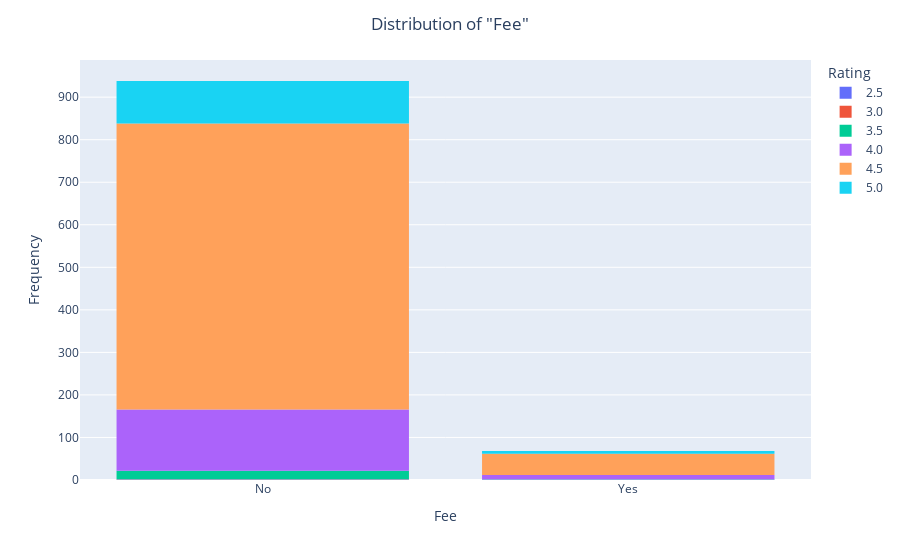

Here is the notebook cell this chart was saved with:
### Code cell
data = pd.DataFrame(museums.merge(traveler_type, on='Museum_id'), columns=['Fee', 'Rating', 'State'])

fig = px.histogram(data.sort_values('Rating'), x="Fee", color="Rating")


fig.update_layout(
    title='Distribution of "Fee"',
    xaxis_title='Fee',
    yaxis_title='Frequency',
    showlegend=True,
    title_x = 0.5)

fig.show()

### Figure 1 — Plotly figure (JSON) as saved in the notebook; plotly's stock layout.template omitted (floating-point values rounded to 4 significant figures; data arrays with more than 128 entries replaced by an {"elided": "..."} marker saying what was removed)
{"data": [{"alignmentgroup": "True", "bingroup": "x", "hovertemplate": "Rating=2.5<br>Fee=%{x}<br>count=%{y}<extra></extra>", "legendgroup": "2.5", "marker": {"color": "#636efa", "pattern": {"shape": ""}}, "name": "2.5", "offsetgroup": "2.5", "orientation": "v", "showlegend": true, "type": "histogram", "x": ["No"], "xaxis": "x", "yaxis": "y"}, {"alignmentgroup": "True", "bingroup": "x", "hovertemplate": "Rating=3.0<br>Fee=%{x}<br>count=%{y}<extra></extra>", "legendgroup": "3.0", "marker": {"color": "#EF553B", "pattern": {"shape": ""}}, "name": "3.0", "offsetgroup": "3.0", "orientation": "v", "showlegend": true, "type": "histogram", "x": ["No"], "xaxis": "x", "yaxis": "y"}, {"alignmentgroup": "True", "bingroup": "x", "hovertemplate": "Rating=3.5<br>Fee=%{x}<br>count=%{y}<extra></extra>", "legendgroup": "3.5", "marker": {"color": "#00cc96", "pattern": {"shape": ""}}, "name": "3.5", "offsetgroup": "3.5", "orientation": "v", "showlegend": true, "type": "histogram", "x": ["No", "No", "No", "No", "No", "No", "No", "No", "No", "No", "Yes", "No", "No", "No", "No", "No", "No", "No", "No", "No", "No"], "xaxis": "x", "yaxis": "y"}, {"alignmentgroup": "True", "bingroup": "x", "hovertemplate": "Rating=4.0<br>Fee=%{x}<br>count=%{y}<extra></extra>", "legendgroup": "4.0", "marker": {"color": "#ab63fa", "pattern": {"shape": ""}}, "name": "4.0", "offsetgroup": "4.0", "orientation": "v", "showlegend": true, "type": "histogram", "x": {"elided": "155 str values"}, "xaxis": "x", "yaxis": "y"}, {"alignmentgroup": "True", "bingroup": "x", "hovertemplate": "Rating=4.5<br>Fee=%{x}<br>count=%{y}<extra></extra>", "legendgroup": "4.5", "marker": {"color": "#FFA15A", "pattern": {"shape": ""}}, "name": "4.5", "offsetgroup": "4.5", "orientation": "v", "showlegend": true, "type": "histogram", "x": {"elided": "722 str values"}, "xaxis": "x", "yaxis": "y"}, {"alignmentgroup": "True", "bingroup": "x", "hovertemplate": "Rating=5.0<br>Fee=%{x}<br>count=%{y}<extra></extra>", "legendgroup": "5.0", "marker": {"color": "#19d3f3", "pattern": {"shape": ""}}, "name": "5.0", "offsetgroup": "5.0", "orientation": "v", "showlegend": true, "type": "histogram", "x": ["No", "No", "No", "No", "No", "No", "No", "No", "No", "No", "No", "No", "No", "No", "No", "No", "No", "No", "No", "No", "No", "No", "Yes", "No", "Yes", "No", "No", "No", "No", "No", "No", "No", "No", "No", "No", "No", "Yes", "No", "No", "No", "No", "No", "No", "No", "No", "No", "No", "No", "No", "No", "No", "No", "No", "No", "No", "No", "No", "No", "No", "No", "No", "No", "No", "No", "No", "No", "No", "No", "No", "No", "No", "No", "No", "Yes", "No", "No", "No", "No", "No", "No", "No", "Yes", "No", "No", "No", "No", "No", "No", "No", "No", "Yes", "No", "No", "No", "No", "No", "No", "No", "No", "No", "No", "No", "No", "No", "No", "No"], "xaxis": "x", "yaxis": "y"}], "layout": {"barmode": "relative", "legend": {"title": {"text": "Rating"}, "tracegroupgap": 0}, "margin": {"t": 60}, "showlegend": true, "title": {"text": "Distribution of \"Fee\"", "x": 0.5}, "xaxis": {"anchor": "y", "domain": [0, 1], "title": {"text": "Fee"}}, "yaxis": {"anchor": "x", "domain": [0, 1], "title": {"text": "Frequency"}}}}
